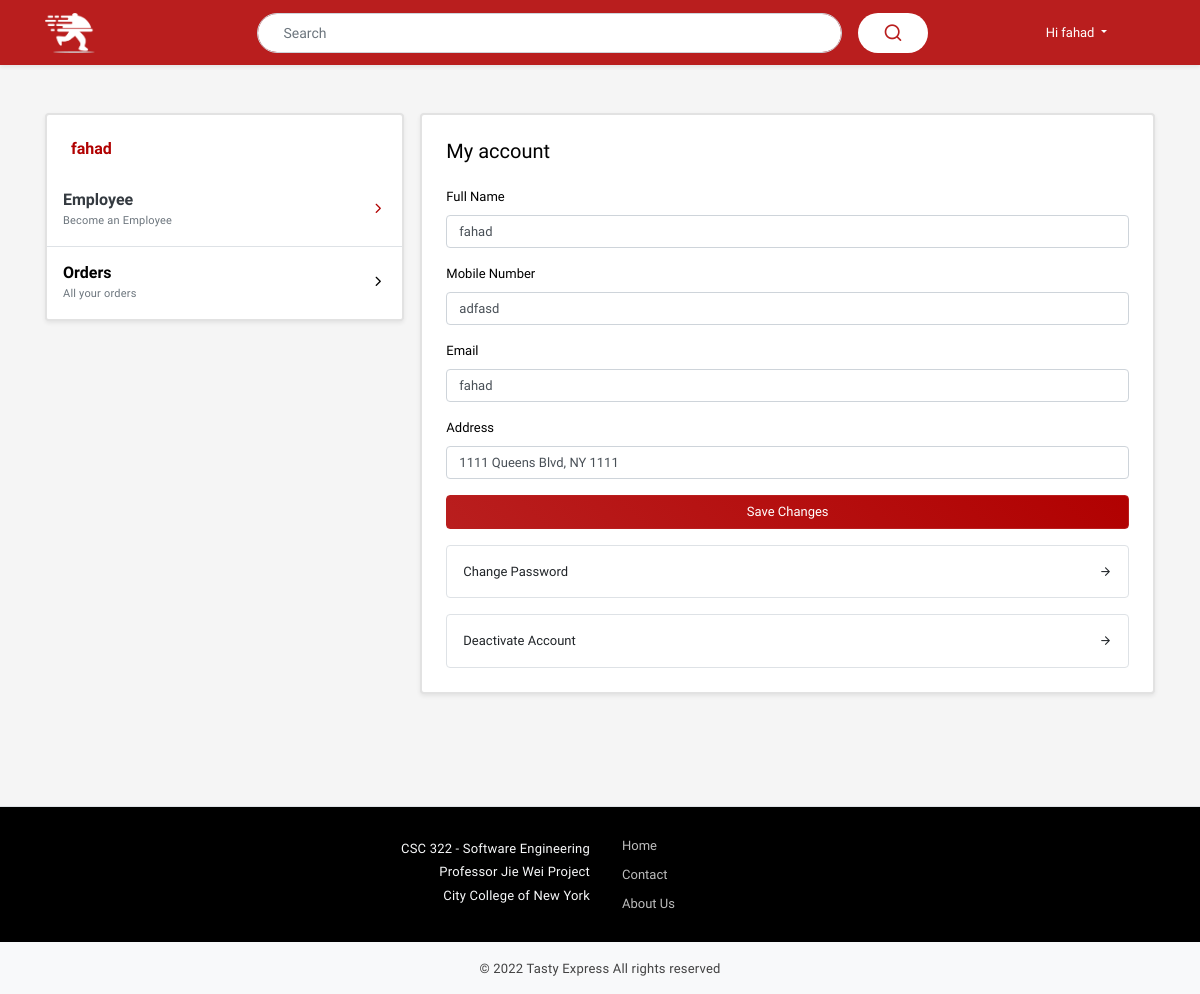
The page /profile.html (signed in) on the database its author committed.
### server.py (models this page shows)
class user(UserMixin,db.Model):
    id = db.Column(db.Integer, primary_key=True)
    email = db.Column(db.String(120))
    name = db.Column(db.String(120))
    password = db.Column(db.String(80))
    address = db.Column(db.String(80))
    phone_number = db.Column(db.String(80))
    numWarnings = db.Column(db.Integer)
    category = db.Column(db.String(80))

### server.py (the view)
@app.route("/profile.html", methods=["GET", "POST"])
@login_required
def profile():
    user_info = {}
    if request.method == "POST":
        user_info = {"name": request.form['user_fullname1'],
                     "phone": request.form['user_phoneNumber1'],
                     "email": request.form['user_email1'],
                     "address": request.form['user_address1']}
    else:
        user_info = user.query.filter_by(id=USER_ID).first()
        user_info = {"name": user_info.name,
                     "phone": user_info.phone_number,
                     "email": user_info.email,
                     "address": user_info.address}
    return render_template("profile.html", user_info=user_info)

### server.py (called while the page is built)
@login_manager.user_loader
def load_user(user_id):
    return user.query.get(int(user_id))

@app.context_processor
def base():
    return dict(account_type=session['account_type'],
                user_first_name=session['user_first_name'])

### templates/profile.html (shortened to what this page needs)
<!doctype html>
{% extends 'base.html' %}
{% block content %}
  <div class="fahad-profile">
      <div class="container position-relative">
          <div class="py-5 fahad-profile row">
              <div class="col-md-4 mb-3">
                  <div class="bg-white rounded shadow-sm sticky_sidebar overflow-hidden">
                      <a href="profile.html" class="">
                          <div class="d-flex align-items-center p-3">
                              <div class="right">
                                  <h6 class="mb-0 mt-2 ml-2 font-weight-bold">{{ user_info['name'] }}</h6>
                              </div>
                          </div>
                      </a>
                      <div class="bg-white profile-details">
                          <a href="{{ url_for('become_empl') }}" class="d-flex w-100 align-items-center border-bottom p-3">
                              <div class="left mr-3">
                                  <h6 class="font-weight-bold mb-1 text-dark">Employee</h6>
                                  <p class="small text-muted m-0">Become an Employee</p>
                              </div>
                              <div class="right ml-auto">
                                  <h6 class="font-weight-bold m-0"><i class="feather-chevron-right"></i></h6>
                              </div>
                          </a>
                          <a class="d-flex align-items-center p-3" data-toggle="modal" data-target="#inviteModal">
                              <div class="left mr-3">
                                  <h6 class="font-weight-bold mb-1">Orders</h6>
                                  <p class="small text-muted m-0">All your orders</p>
                              </div>
                              <div class="right ml-auto">
                                  <h6 class="font-weight-bold m-0"><i class="feather-chevron-right"></i></h6>
                              </div>
                          </a>
                      </div>
                  </div>
              </div>
              <div class="col-md-8 mb-3">
                  <div class="rounded shadow-sm p-4 bg-white">
                      <h5 class="mb-4">My account</h5>
                      <div id="edit_profile">
                          <div>
                              <form action="{{ url_for('profile') }}" method="post">
                                  <div class="form-group">
                                      <label for="user_firstname1">Full Name</label>
                                      <input type="text" class="form-control" name="user_fullname1" id="user_firstname1" value="{{ user_info['name'] }}">
                                  </div>
                                  <div class="form-group">
                                      <label for="user_phoneNumber1">Mobile Number</label>
                                      <input type="text" class="form-control" name="user_phoneNumber1" id="user_phoneNumber1" value="{{ user_info['phone'] }}">
                                  </div>
                                  <div class="form-group">
                                      <label for="user_email1">Email</label>
                                      <input type="email" class="form-control" name="user_email1" id="user_email1" value="{{ user_info['email'] }}">
                                  </div>
                                  <div class="form-group">
                                      <label for="user_address1">Address</label>
                                      <input type="address" class="form-control" name="user_address1" id="user_address1" value="{{ user_info['address'] }}">
                                  </div>
                                  <div class="text-center">
                                      <button type="submit" class="btn btn-primary btn-block">Save Changes</button>
                                  </div>
                              </form>
                          </div>
                          <div class="additional">
                              <div class="change_password my-3">
                                  <a href="forgot_password.html" class="p-3 border rounded bg-white btn d-flex align-items-center">Change Password
                            <i class="feather-arrow-right ml-auto"></i></a>
                              </div>
                              <div class="deactivate_account">
                                  <a href="forgot_password.html" class="p-3 border rounded bg-white btn d-flex align-items-center">Deactivate Account
                            <i class="feather-arrow-right ml-auto"></i></a>
                              </div>
                          </div>
                      </div>
                  </div>
              </div>
          </div>
      </div>
{% endblock %}

### static/css/style.css (style rules this page uses)
body { font-family: 'Prompt', sans-serif; font-size: 13px; color: #000000; background: #f5f5f5; }
.font-weight-bold { font-weight: 600 !important; }
.small, small { font-size: 11px !important; }
div, a { outline: none !important; }
.form-control, .btn, .input-group-sm>.custom-select, .input-group-sm>.form-control, .input-group-sm>.input-group-append>.btn, .input-group-sm>.input-group-append>.input-group-text, .input-group-sm>.input-group-prepend>.btn, .input-group-sm>.input-group-prepend>.input-group-text { font-size: 13px; }
.bg-white.rounded { border: 2px solid #e2e2e2; }
.sticky_sidebar, .c-t-order, .fahad-account { position: sticky; top: 15px; }
.col, .col-1, .col-10, .col-11, .col-12, .col-2, .col-3, .col-4, .col-5, .col-6, .col-7, .col-8, .col-9, .col-auto, .col-lg, .col-lg-1, .col-lg-10, .col-lg-11, .col-lg-12, .col-lg-2, .col-lg-3, .col-lg-4, .col-lg-5, .col-lg-6, .col-lg-7, .col-lg-8, .col-lg-9, .col-lg-auto, .col-md, .col-md-1, .col-md-10, .col-md-11, .col-md-12, .col-md-2, .col-md-3, .col-md-4, .col-md-5, .col-md-6, .col-md-7, .col-md-8, .col-md-9, .col-md-auto, .col-sm, .col-sm-1, .col-sm-10, .col-sm-11, .col-sm-12, .col-sm-2, .col-sm-3, .col-sm-4, .col-sm-5, .col-sm-6, .col-sm-7, .col-sm-8, .col-sm-9, .col-sm-auto, .col-xl, .col-xl-1, .col-xl-10, .col-xl-11, .col-xl-12, .col-xl-2, .col-xl-3, .col-xl-4, .col-xl-5, .col-xl-6, .col-xl-7, .col-xl-8, .col-xl-9, .col-xl-auto { position: relative; width: 100%; padding-right: 8px; padding-left: 8px; }
.row { margin-right: -8px; margin-left: -8px; }
.btn-primary { background: #b91e1e; background: -moz-linear-gradient(45deg, #b91e1e 0%, #B10101 100%); background: -webkit-linear-gradient(45deg, #b91e1e 0%, #B10101 100%); background: linear-gradient(45deg, #b91e1e 0%, #B10101 100%); filter: progid: DXImageTransform.Microsoft.gradient(startColorstr='#b91e1e', endColorstr='#B10101', GradientType=1); border-color: #b91e1e; }
a { color: #B10101; text-decoration: none !important; }
p { color: #424242; letter-spacing: 0.2px; }
.feather-arrow-right { -webkit-animation: bounceRight 2s infinite; animation: bounceRight 2s infinite; }
.sticky_sidebar { position: sticky; top: 10px; }

### rows shown on the page
user: name "fahad", user_fullname1 "fahad", user_phoneNumber1 "adfasd", user_email1 "fahad", user_address1 "1111 Queens Blvd, NY 1111"

### other values the page prints
{{ user_first_name }} "fahad"
